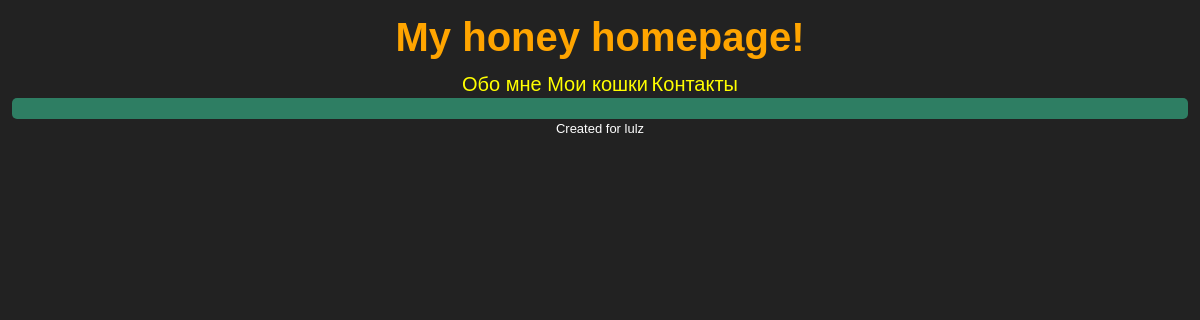
/, run on an earlier commit of the app's database.
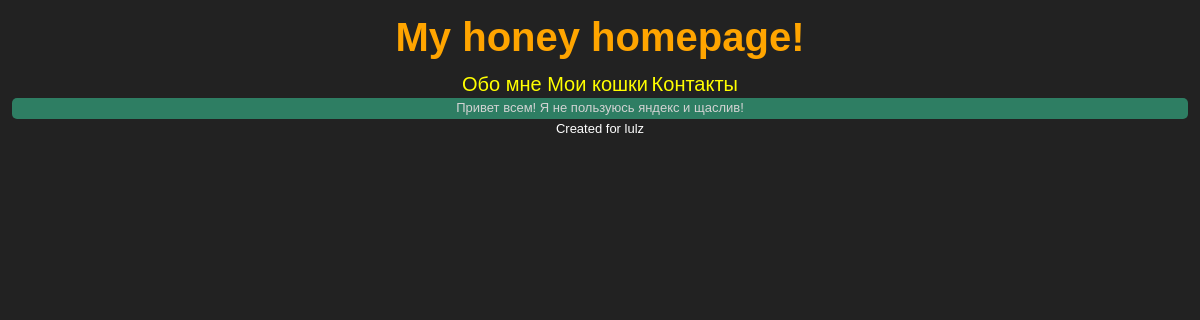
And on a later commit of the database.
### blog/models.py (models this page shows)
class Post(models.Model):
 title = models.CharField(max_length=255)
 slug = models.SlugField(unique=True, max_length=255)
 description = models.CharField(max_length=255)
 content = models.TextField()
 main = models.BooleanField(default=False)
 published = models.BooleanField(default=True)
 created = models.DateTimeField(auto_now_add=True)

### blog/views.py (the view)
# urls.py: url(r'^$', 'blog.views.index'),
def index(request):
 posts = Post.objects.filter(published=True)
 mainp = Post.objects.filter(main=True)
 return render(request, 'blog/index.html', {'posts': posts,'mainp': mainp})

### mysite/templates/blog/index.html (shortened to what this page needs)
 {% extends 'base.html' %}
    {% block content %}
        <a href='http://rob1nzon.ru:70'><h1> My honey homepage!  </h1></a>
      {% for post in posts %}<a href="{{post.slug}}">{{post.title}}</a>   {% endfor %}
      <center><div style="width: 98%;border-radius: 5px; opacity: 0.8; background: #319574">
          {% autoescape off %} {{mainp.first.content}} {% endautoescape %}
     <br></div>
	Created for lulz
{% endblock %}

What changed in the data, as far as the page shows it:
changed Post "Обо мне": first.content (not shown) → "Привет всем! Я не пользуюсь яндекс и щаслив!"
